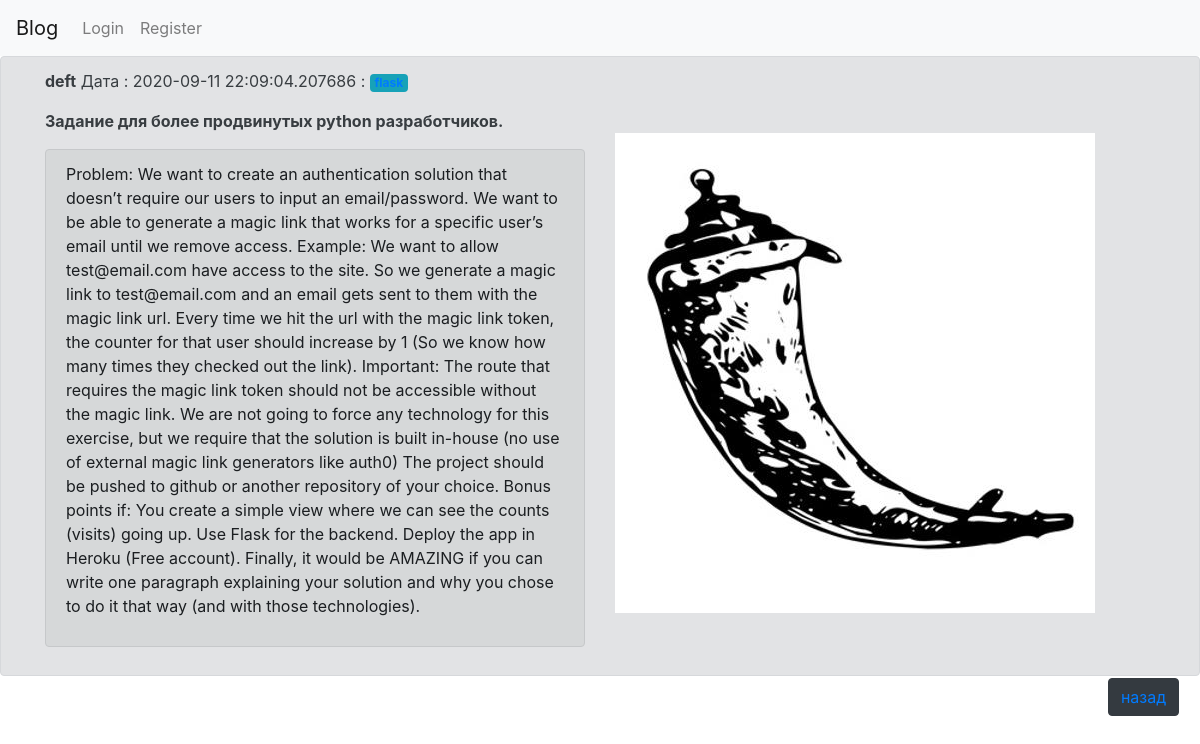
Page /show?id=15 on the committed database.
### app.py (models this page shows, shortened)
class Article(db.Model):
    id=db.Column(db.Integer,primary_key=True)
    Authors=db.Column(db.String(50), nullable = False)
    Header=db.Column(db.String(300), nullable = False)
    content = db.Column(db.String(1500), nullable = False)
    img1=db.Column(db.String(248), nullable=True)
    creationData=db.Column(db.DateTime,default=datetime.now())
    tagi= db.relationship('Tag',backref='tags',lazy='dynamic')

class Tag(db.Model):
    id=db.Column(db.Integer,primary_key=True)
    name=db.Column(db.String(100))
    postId=db.Column(db.Integer,  db.ForeignKey('article.id'))

### app.py (the view)
@app.route('/show', methods=['GET'])
def show():
    artId = request.args.get('id')
    tags=Tag.query.filter_by(postId=artId).all()
    text = Article.query.filter_by(id=artId).first()
    return render_template('show.html',art=text,tags=tags)

### templates/show.html (shortened to what this page needs)
{% extends "base.html" %}
{% block content %}
<div class="alert alert-secondary">
<div class="container">
<div class="row">
  <div class="col-12">
       <b>{{ art.Authors}}</b>  Дата : {{art.creationData}} :
       <span class="badge badge-info">
       {%for i in tags%} {%if i.name%} <a href="/post_tag/{{i.name}}">{{i.name}}</a>{%endif%} {%else%} no tag {%endfor%}
     </span></p>
       <strong>{{art.Header}}</strong>
    </div>
</div>
</div>
<div class="container">
<div class="row">
     <div class="col-12 col-sm-12 col-md-6 col-lg-6 col-xl-6">
          <p><div class="alert alert-dark" role="alert">{{art.content}}</p> </div>
         </div> <div class="col-12 col-sm-12 col-md-6 col-lg-6 col-xl-6">
             <img src="/static/images/{{art.img1}}">
             </div>
            </div>
        </div>
             <button type="button" class="btn btn-dark float-right" style="margin-top: 15px;"  ><a href="\">назад</a></button>
    {% endblock %}

### rows in the picture
Article: Authors "deft", creationData "2020-09-11 22:09:04.207686", Header "Задание для более продвинутых python разработчиков.", content "Problem: We want to create an authentication solution that doesn’t require our users to input an email/password. We want to be able to generate a magic link that works for a specific user’s email until we remove access. Example: We want to allow test@email.com have access to the site. So we generate a magic link to test@email.com and an email gets sent to them with the magic link url. Every time we hit the url with the magic link token, the counter for that user should increase by 1 (So we know how many times they checked out the link). Important: The route that requires the magic link token should not be accessible without the magic link. We are not going to force any technology for this…", img1 (picture)
Tag: name "flask"
